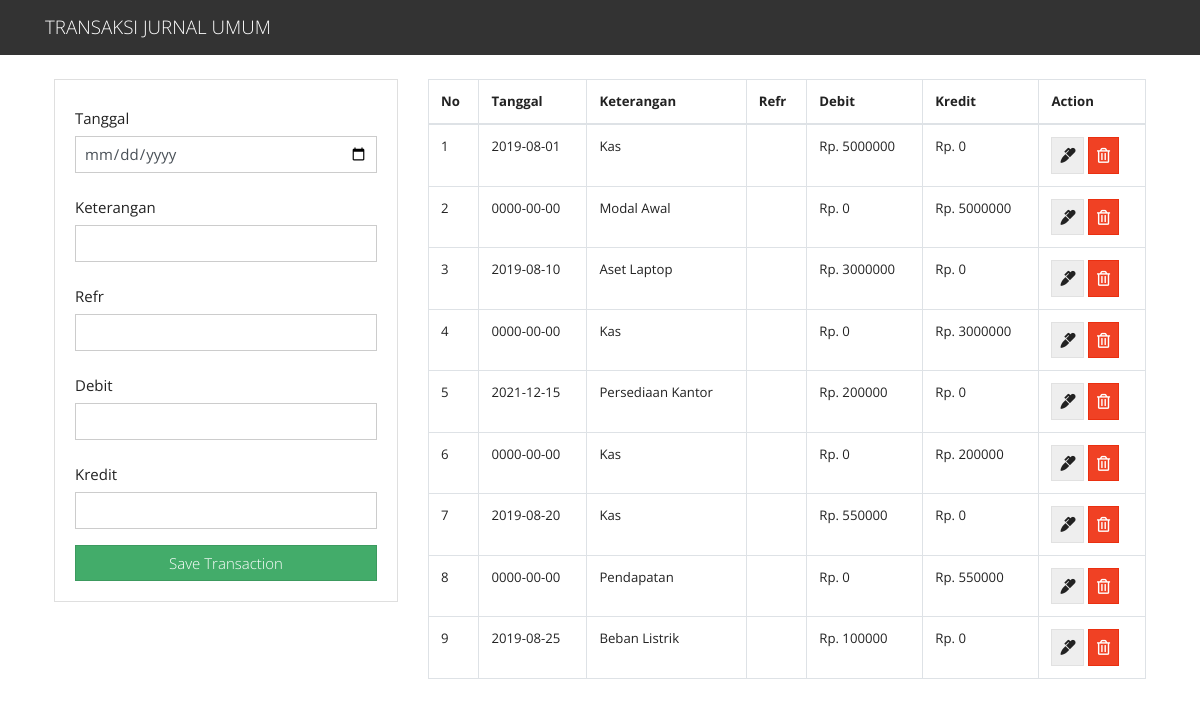
The page / on the database its author committed.
### tables this page shows
CREATE TABLE `transaksi` (
  `id` int(11) NOT NULL,
  `tanggal` date NOT NULL,
  `keterangan` varchar(500) NOT NULL,
  `ref` varchar(100) NOT NULL,
  `debit` int(11) NOT NULL,
  `kredit` int(11) NOT NULL
);

### index.php (the view, shortened to what this page needs)
<?php include("db.php"); ?>
<?php include('includes/header.php'); ?>
<main class="container p-4">
  <div class="row">
    <div class="col-md-4">
      <div class="card card-body">
        <form action="save.php" method="POST">
          <div class="form-group">
            <label for="tanggal" class="col-form-label">Tanggal</label>
            <input type="date" name="tanggal" class="form-control">
          </div>
          <div class="form-group">
          <label for="keterangan" class="col-form-label">Keterangan</label>
            <input type="text" name="keterangan" class="form-control">
          </div>
          <div class="form-group">
          <label for="ref" class="col-form-label">Refr</label>
            <input type="text" name="ref" class="form-control">
          </div>
          <div class="form-group">
          <label for="debit" class="col-form-label">Debit</label>
            <input type="number" name="debit" class="form-control">
          </div>
          <div class="form-group">
          <label for="kredit" class="col-form-label">Kredit</label>
            <input type="number" name="kredit" class="form-control">
          </div>
          <input type="submit" name="save" class="btn btn-success btn-block" value="Save Transaction">
        </form>
      </div>
    </div>
    <div class="col-md-8">
      <table class="table table-bordered">
        <thead>
          <tr>
            <th>No</th>
            <th>Tanggal</th>
            <th>Keterangan</th>
            <th>Refr</th>
            <th>Debit</th>
            <th>Kredit</th>
            <th>Action</th>
          </tr>
        </thead>
        <tbody>
          <?php
          $query = "SELECT * FROM transaksi";
          $result = mysqli_query($conn, $query);
          $no=1;
          while($row = mysqli_fetch_assoc($result)) { ?>
          <tr>
            <td><?= $no++?> </td>
            <td><?php echo $row['tanggal']; ?></td>
            <td><?php echo $row['keterangan']; ?></td>
            <td><?php echo $row['ref']; ?></td>
            <td><?php echo "Rp. ".$row['debit']; ?></td>
            <td><?php echo "Rp. ".$row['kredit']; ?></td>
            <td>
              <a href="edit.php?id=<?php echo $row['id']?>" class="btn btn-secondary">
                <i class="fas fa-marker"></i>
              </a>
              <a href="delete.php?id=<?php echo $row['id']?>" class="btn btn-danger">
                <i class="far fa-trash-alt"></i>
              </a>
            </td>
          </tr>
          <?php } ?>
        </tbody>
      </table>
    </div>
  </div>
</main>
<?php include('includes/footer.php'); ?>

### includes/header.php (shortened to what this page needs)
<!DOCTYPE html>
<html lang="en">
  <head>
    <link rel="stylesheet" href="https://bootswatch.com/4/yeti/bootstrap.min.css">
    <link rel="stylesheet" href="https://use.fontawesome.com/releases/v5.6.3/css/all.css">
  </head>
  <body>
    <nav class="navbar navbar-dark bg-dark">
      <div class="container">
        <a class="navbar-brand" href="index.php">TRANSAKSI JURNAL UMUM</a>
      </div>
    </nav>

### includes/footer.php (shortened to what this page needs)
</body>
</html>

### rows shown on the page
transaksi: tanggal "2019-08-01", keterangan "Kas", debit "5000000", kredit "0"
transaksi: tanggal "0000-00-00", keterangan "Modal Awal", debit "0", kredit "5000000"
transaksi: tanggal "2019-08-10", keterangan "Aset Laptop", debit "3000000", kredit "0"
transaksi: tanggal "0000-00-00", keterangan "Kas", debit "0", kredit "3000000"
transaksi: tanggal "2021-12-15", keterangan "Persediaan Kantor", debit "200000", kredit "0"
transaksi: tanggal "0000-00-00", keterangan "Kas", debit "0", kredit "200000"
transaksi: tanggal "2019-08-20", keterangan "Kas", debit "550000", kredit "0"
transaksi: tanggal "0000-00-00", keterangan "Pendapatan", debit "0", kredit "550000"
transaksi: tanggal "2019-08-25", keterangan "Beban Listrik", debit "100000", kredit "0"
